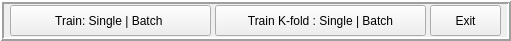
         <widget class="QFrame" name="frame_10">
          <property name="geometry">
           <rect>
            <x>420</x>
            <y>630</y>
            <width>511</width>
            <height>41</height>
           </rect>
          </property>
          <property name="frameShape">
           <enum>QFrame::Box</enum>
          </property>
          <property name="frameShadow">
           <enum>QFrame::Raised</enum>
          </property>
          <property name="lineWidth">
           <number>2</number>
          </property>
          <widget class="QPushButton" name="btn_train_3dcnn">
           <property name="geometry">
            <rect>
             <x>10</x>
             <y>5</y>
             <width>201</width>
             <height>31</height>
            </rect>
           </property>
           <property name="cursor">
            <cursorShape>PointingHandCursor</cursorShape>
           </property>
           <property name="statusTip">
            <string>Train 3DCNN model based on selected parameters</string>
           </property>
           <property name="text">
            <string>Train: Single | Batch </string>
           </property>
           <property name="default">
            <bool>false</bool>
           </property>
          </widget>
          <widget class="QPushButton" name="btn_exit_trainer">
           <property name="geometry">
            <rect>
             <x>430</x>
             <y>5</y>
             <width>71</width>
             <height>31</height>
            </rect>
           </property>
           <property name="cursor">
            <cursorShape>PointingHandCursor</cursorShape>
           </property>
           <property name="text">
            <string>Exit</string>
           </property>
           <property name="default">
            <bool>false</bool>
           </property>
          </widget>
          <widget class="QPushButton" name="btn_train_3dcnn_kfold">
           <property name="geometry">
            <rect>
             <x>215</x>
             <y>5</y>
             <width>211</width>
             <height>31</height>
            </rect>
           </property>
           <property name="cursor">
            <cursorShape>PointingHandCursor</cursorShape>
           </property>
           <property name="text">
            <string>Train K-fold : Single | Batch</string>
           </property>
           <property name="default">
            <bool>false</bool>
           </property>
          </widget>
         </widget>
